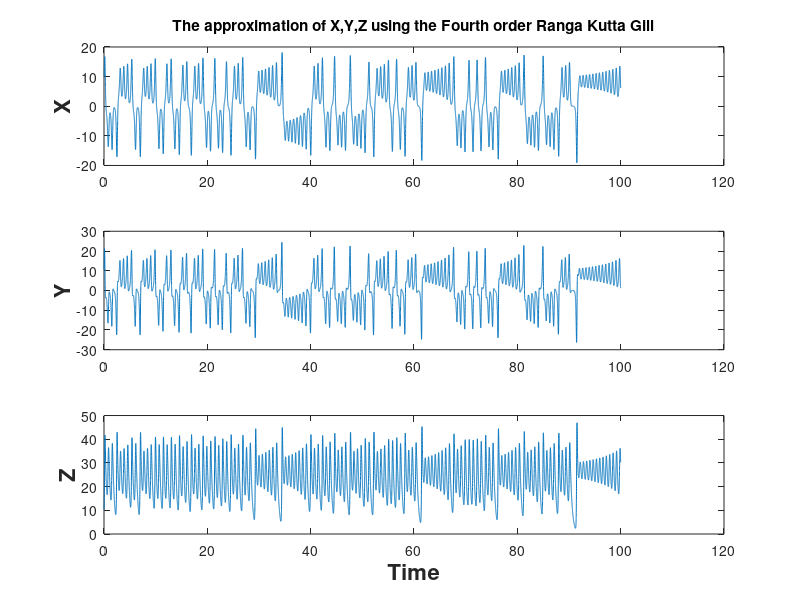
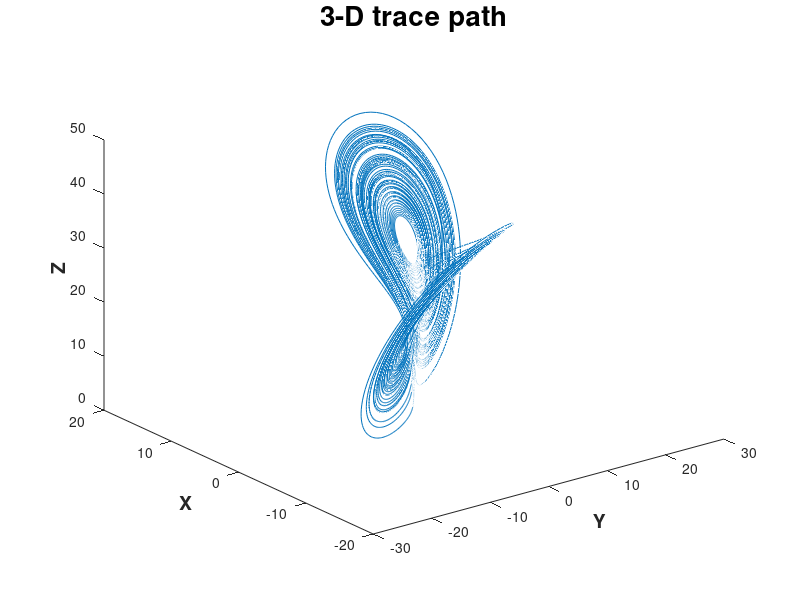

Source code (MATLAB) for these figures, in order:

close all
clear all
sigma=10; rho=28; beta=8/3;

fun = @(t,y)[-sigma*y(1)+sigma*y(2); -y(1)*y(3)+rho*y(1)-y(2); y(1)*y(2)-beta*y(3)];


 an = [1/6 , 2/6 , 2/6 , 1/6]; % storing the values of coefficients of k


x = [10 10 10 ]  ;
t= [0 100 25000] ;

t_init=t(1);
t_final=t(2);
n_interval=t(3);
h =(t_final-t_init)/n_interval;

t=t_init; % initialisng the time value
x=x(:); % initialise the values of x,y,z 
sol=[]; % array to store the values of t,x,y,z

while t<t_final

k(:,1)=h*feval(fun,t,x);
k(:,2)=h*feval(fun, t+0.5*h, x+0.5*k(:,1));
k(:,3)=h*feval(fun, t+0.5*h, x + 0.5*k(:,2));
k(:,4)=h*feval(fun, t+h, x+ k(:,3));
 
x=x+an(1)*k(:,1)+an(2)*k(:,2)+an(3)*k(:,3)+an(4)*k(:,4);
t=t+h;
y=[x;t];
sol=cat(1,sol,y');
end
 
t2=sol(:,4);
x2=sol(:,1);
y2=sol(:,2);
z2=sol(:,3);



h=figure(1) ;

subplot(3,1,1)

plot(t2,x2)
title('The approximation of X,Y,Z using the Fourth order Ranga Kutta Gill')
ylabel('X','fontsize',16,'fontweight','bold')
subplot(3,1,2)
plot(t2,y2)
ylabel('Y','fontsize',16,'fontweight','bold')
subplot(3,1,3)
plot(t2,z2)
xlabel('Time','fontsize',16,'fontweight','bold')
ylabel('Z','fontsize',16,'fontweight','bold')
h=figure(2)

%draw

plot3(y2,x2,z2)
hold on
title('The approximation of X,Y,Z using the Fourth order Ranga Kutta')
xlabel('Y','fontsize',14,'fontweight','bold')
ylabel('X','fontsize',14,'fontweight','bold')
zlabel('Z','fontsize',14,'fontweight','bold')
title('3-D trace path','fontsize',20,'fontweight','bold')



